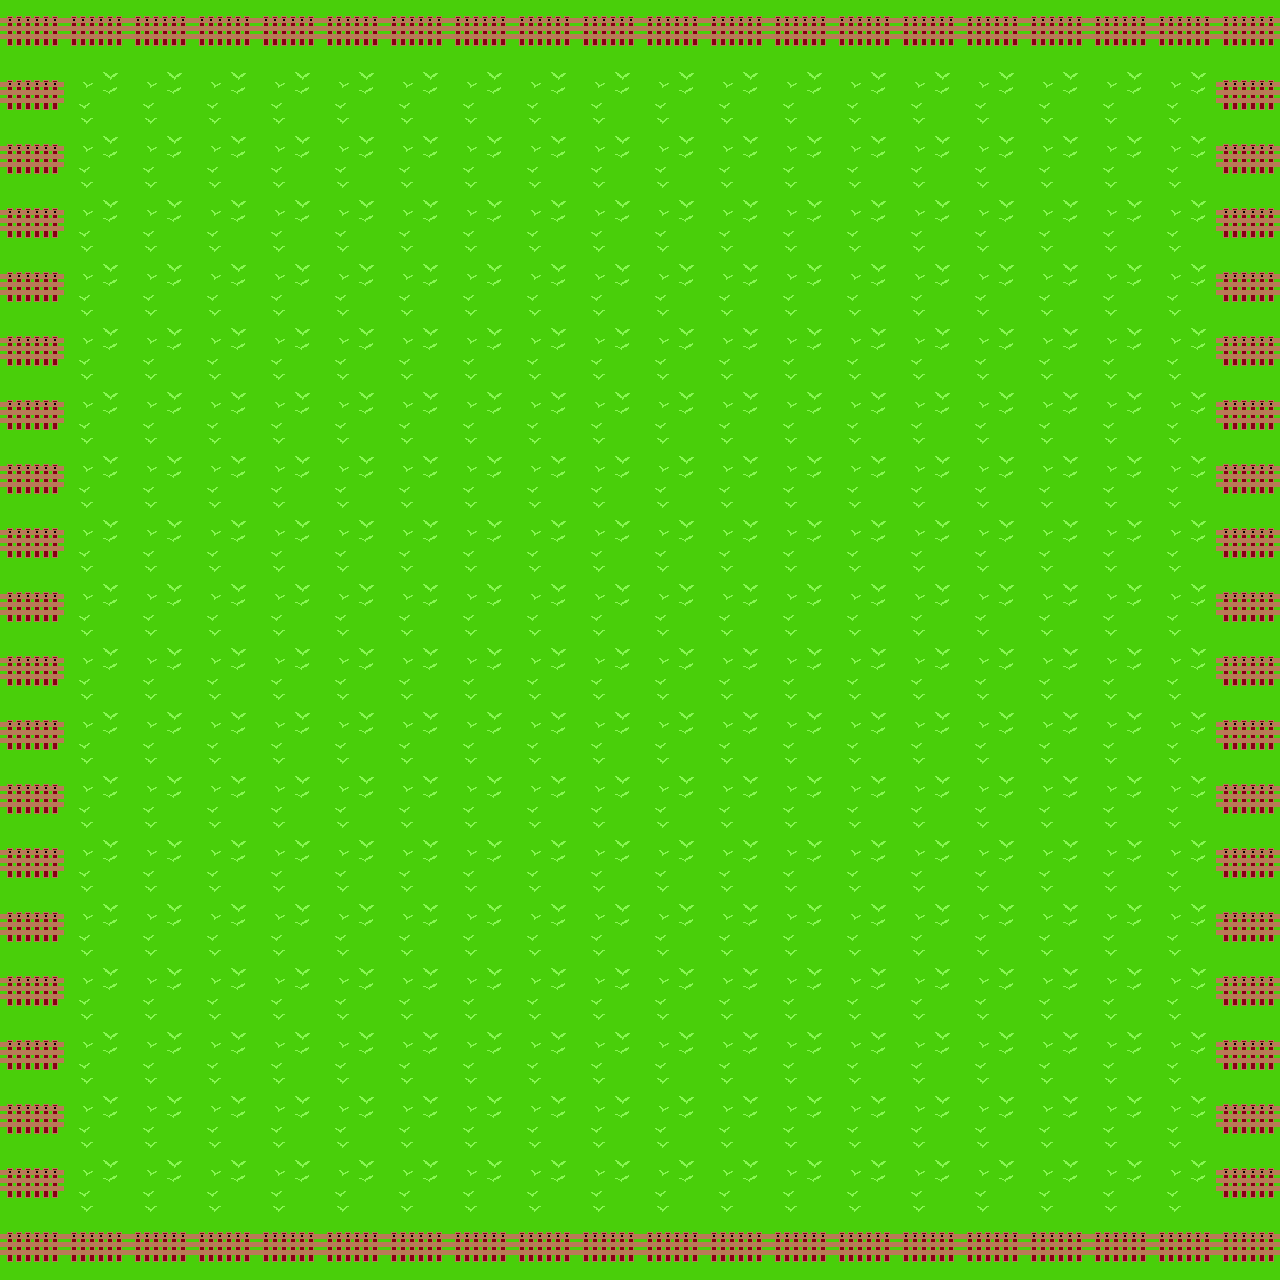

Rendered tile map (Tiled .tmx) drawn with the repository's tilesets; below, a short description and the full map source, tile grids included:
An orthogonal 20x20 tile map with 64x64 px tiles, 2 tile layers (groundlayer, collisionlayer) and 1 object.

<map version="1.0" orientation="orthogonal" renderorder="right-down" width="20" height="20" tilewidth="64" tileheight="64" nextobjectid="3">
 <tileset firstgid="1" name="MyTileset" tilewidth="64" tileheight="64" spacing="1" tilecount="81" columns="9">
  <image source="../tilesets/MyTileset.png" width="640" height="640" />
 </tileset>
 <layer name="groundlayer" width="20" height="20">
  <data encoding="csv">
0,0,0,0,0,0,0,0,0,0,0,0,0,0,0,0,0,0,0,0,
0,1,1,1,1,1,1,1,1,1,1,1,1,1,1,1,1,1,1,0,
0,1,1,1,1,1,1,1,1,1,1,1,1,1,1,1,1,1,1,0,
0,1,1,1,1,1,1,1,1,1,1,1,1,1,1,1,1,1,1,0,
0,1,1,1,1,1,1,1,1,1,1,1,1,1,1,1,1,1,1,0,
0,1,1,1,1,1,1,1,1,1,1,1,1,1,1,1,1,1,1,0,
0,1,1,1,1,1,1,1,1,1,1,1,1,1,1,1,1,1,1,0,
0,1,1,1,1,1,1,1,1,1,1,1,1,1,1,1,1,1,1,0,
0,1,1,1,1,1,1,1,1,1,1,1,1,1,1,1,1,1,1,0,
0,1,1,1,1,1,1,1,1,1,1,1,1,1,1,1,1,1,1,0,
0,1,1,1,1,1,1,1,1,1,1,1,1,1,1,1,1,1,1,0,
0,1,1,1,1,1,1,1,1,1,1,1,1,1,1,1,1,1,1,0,
0,1,1,1,1,1,1,1,1,1,1,1,1,1,1,1,1,1,1,0,
0,1,1,1,1,1,1,1,1,1,1,1,1,1,1,1,1,1,1,0,
0,1,1,1,1,1,1,1,1,1,1,1,1,1,1,1,1,1,1,0,
0,1,1,1,1,1,1,1,1,1,1,1,1,1,1,1,1,1,1,0,
0,1,1,1,1,1,1,1,1,1,1,1,1,1,1,1,1,1,1,0,
0,1,1,1,1,1,1,1,1,1,1,1,1,1,1,1,1,1,1,0,
0,1,1,1,1,1,1,1,1,1,1,1,1,1,1,1,1,1,1,0,
0,0,0,0,0,0,0,0,0,0,0,0,0,0,0,0,0,0,0,0
</data>
 </layer>
 <layer name="collisionlayer" width="20" height="20">
  <data encoding="csv">
2,2,2,2,2,2,2,2,2,2,2,2,2,2,2,2,2,2,2,2,
2,0,0,0,0,0,0,0,0,0,0,0,0,0,0,0,0,0,0,2,
2,0,0,0,0,0,0,0,0,0,0,0,0,0,0,0,0,0,0,2,
2,0,0,0,0,0,0,0,0,0,0,0,0,0,0,0,0,0,0,2,
2,0,0,0,0,0,0,0,0,0,0,0,0,0,0,0,0,0,0,2,
2,0,0,0,0,0,0,0,0,0,0,0,0,0,0,0,0,0,0,2,
2,0,0,0,0,0,0,0,0,0,0,0,0,0,0,0,0,0,0,2,
2,0,0,0,0,0,0,0,0,0,0,0,0,0,0,0,0,0,0,2,
2,0,0,0,0,0,0,0,0,0,0,0,0,0,0,0,0,0,0,2,
2,0,0,0,0,0,0,0,0,0,0,0,0,0,0,0,0,0,0,2,
2,0,0,0,0,0,0,0,0,0,0,0,0,0,0,0,0,0,0,2,
2,0,0,0,0,0,0,0,0,0,0,0,0,0,0,0,0,0,0,2,
2,0,0,0,0,0,0,0,0,0,0,0,0,0,0,0,0,0,0,2,
2,0,0,0,0,0,0,0,0,0,0,0,0,0,0,0,0,0,0,2,
2,0,0,0,0,0,0,0,0,0,0,0,0,0,0,0,0,0,0,2,
2,0,0,0,0,0,0,0,0,0,0,0,0,0,0,0,0,0,0,2,
2,0,0,0,0,0,0,0,0,0,0,0,0,0,0,0,0,0,0,2,
2,0,0,0,0,0,0,0,0,0,0,0,0,0,0,0,0,0,0,2,
2,0,0,0,0,0,0,0,0,0,0,0,0,0,0,0,0,0,0,2,
2,2,2,2,2,2,2,2,2,2,2,2,2,2,2,2,2,2,2,2
</data>
 </layer>
 <objectgroup name="itemlayer">
  <object id="1" gid="3" x="576" y="1088" width="64" height="64">
   <properties>
    <property name="map" value="mymap1" />
    <property name="sprite" value="portal" />
    <property name="tileset" value="MyTileset" />
    <property name="type" value="door" />
    <property name="x" value="384" />
    <property name="y" value="576" />
   </properties>
  </object>
 </objectgroup>
</map>